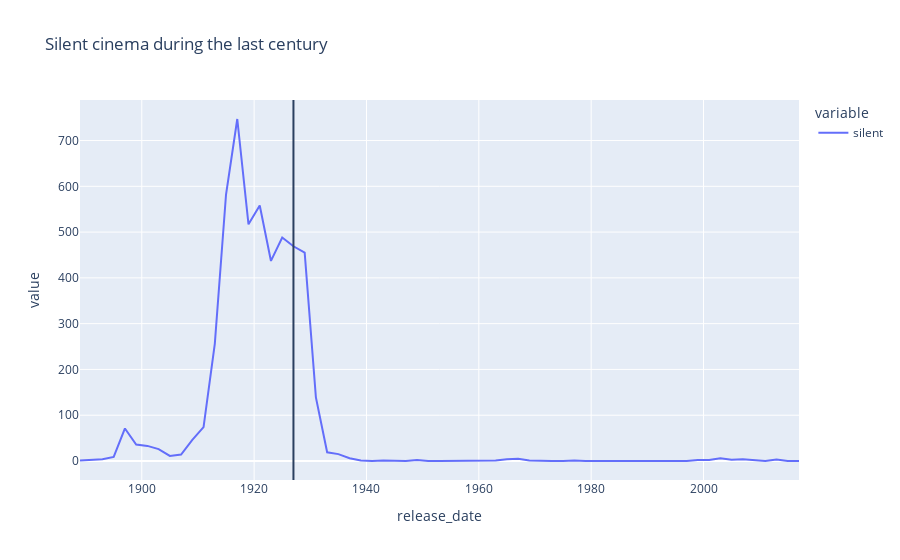

Notebook source saved alongside this figure:
### Code cell
fig = px.line(genre_per_date.resample("2Y").sum()['silent'], title = 'Silent cinema during the last century')
fig.add_vline(x = pd.to_datetime(1927, format="%Y"))
fig.show()

### Figure 1 — Plotly figure (JSON) as saved in the notebook; plotly's stock layout.template omitted (floating-point values rounded to 4 significant figures)
{"data": [{"hovertemplate": "variable=silent<br>release_date=%{x}<br>value=%{y}<extra></extra>", "legendgroup": "silent", "line": {"color": "#636efa", "dash": "solid"}, "marker": {"symbol": "circle"}, "mode": "lines", "name": "silent", "orientation": "v", "showlegend": true, "type": "scatter", "x": ["1888-12-31T00:00:00", "1890-12-31T00:00:00", "1892-12-31T00:00:00", "1894-12-31T00:00:00", "1896-12-31T00:00:00", "1898-12-31T00:00:00", "1900-12-31T00:00:00", "1902-12-31T00:00:00", "1904-12-31T00:00:00", "1906-12-31T00:00:00", "1908-12-31T00:00:00", "1910-12-31T00:00:00", "1912-12-31T00:00:00", "1914-12-31T00:00:00", "1916-12-31T00:00:00", "1918-12-31T00:00:00", "1920-12-31T00:00:00", "1922-12-31T00:00:00", "1924-12-31T00:00:00", "1926-12-31T00:00:00", "1928-12-31T00:00:00", "1930-12-31T00:00:00", "1932-12-31T00:00:00", "1934-12-31T00:00:00", "1936-12-31T00:00:00", "1938-12-31T00:00:00", "1940-12-31T00:00:00", "1942-12-31T00:00:00", "1944-12-31T00:00:00", "1946-12-31T00:00:00", "1948-12-31T00:00:00", "1950-12-31T00:00:00", "1952-12-31T00:00:00", "1954-12-31T00:00:00", "1956-12-31T00:00:00", "1958-12-31T00:00:00", "1960-12-31T00:00:00", "1962-12-31T00:00:00", "1964-12-31T00:00:00", "1966-12-31T00:00:00", "1968-12-31T00:00:00", "1970-12-31T00:00:00", "1972-12-31T00:00:00", "1974-12-31T00:00:00", "1976-12-31T00:00:00", "1978-12-31T00:00:00", "1980-12-31T00:00:00", "1982-12-31T00:00:00", "1984-12-31T00:00:00", "1986-12-31T00:00:00", "1988-12-31T00:00:00", "1990-12-31T00:00:00", "1992-12-31T00:00:00", "1994-12-31T00:00:00", "1996-12-31T00:00:00", "1998-12-31T00:00:00", "2000-12-31T00:00:00", "2002-12-31T00:00:00", "2004-12-31T00:00:00", "2006-12-31T00:00:00", "2008-12-31T00:00:00", "2010-12-31T00:00:00", "2012-12-31T00:00:00", "2014-12-31T00:00:00", "2016-12-31T00:00:00"], "xaxis": "x", "y": [1, 3, 4, 9, 71, 36, 33, 26, 11, 14, 46, 74, 256, 582, 747, 517, 558, 437, 488, 469, 455, 139, 19, 15, 6, 1, 0, 1, 1, 0, 2, 0, 0, 0, 0, 1, 0, 1, 4, 5, 1, 0, 0, 0, 1, 0, 0, 0, 0, 1, 1, 1, 0, 0, 0, 2, 2, 6, 3, 4, 2, 0, 3, 0, 0], "yaxis": "y"}], "layout": {"legend": {"title": {"text": "variable"}, "tracegroupgap": 0}, "shapes": [{"type": "line", "x0": "1927-01-01T00:00:00", "x1": "1927-01-01T00:00:00", "xref": "x", "y0": 0, "y1": 1, "yref": "y domain"}], "title": {"text": "Silent cinema during the last century"}, "xaxis": {"anchor": "y", "domain": [0, 1], "title": {"text": "release_date"}}, "yaxis": {"anchor": "x", "domain": [0, 1], "title": {"text": "value"}}}}
